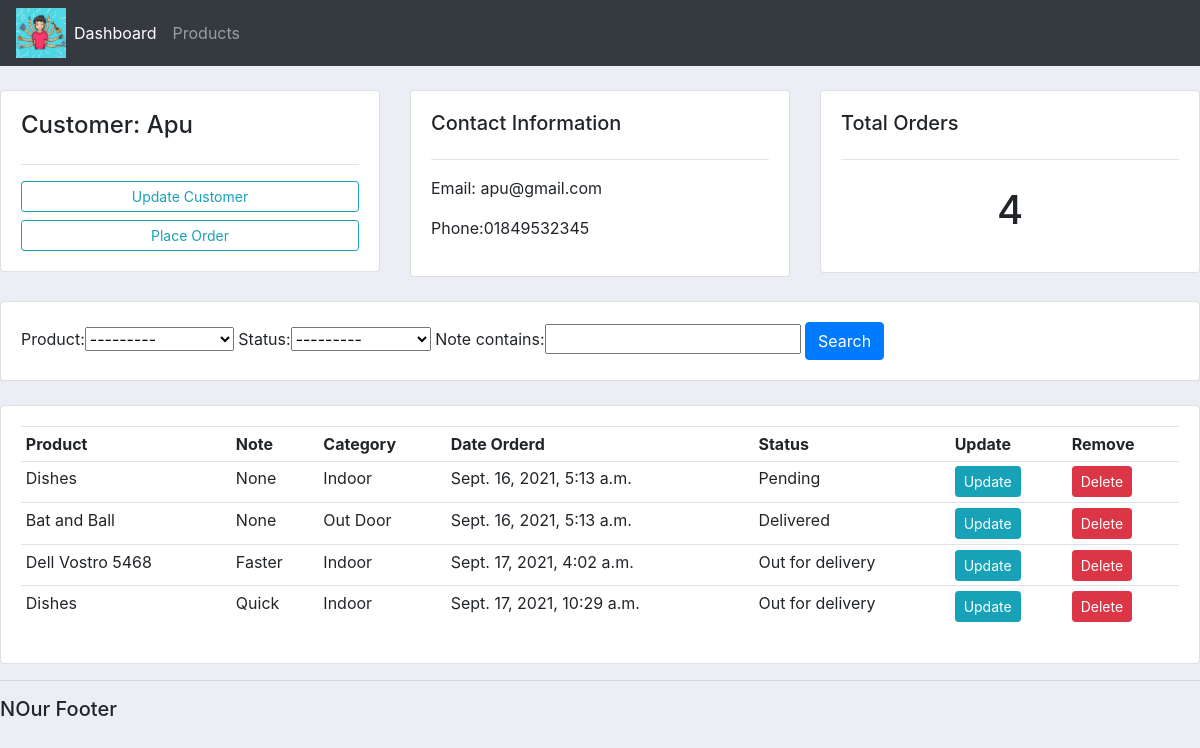
The app's page /customer/1/ with its own data.
### accounts/models.py (models this page shows, shortened)
class Customer(models.Model):
    name = models.CharField(max_length=200)
    phone = models.CharField(max_length=200, null = True)
    email = models.CharField(max_length=200, null = True)
    date_created = models.DateTimeField(auto_now_add= True)

class Order(models.Model):
    STATUS = (
                ('Pending' , 'Pending'),
                ('Out for delivery', 'Out for delivery'),
                ('Delivered', 'Delivered'),
             )
    customer = models.ForeignKey(Customer, null = True , on_delete = models.SET_NULL)
    product = models.ForeignKey(Product, null = True , on_delete = models.SET_NULL)
    date_created =  models.DateTimeField(auto_now_add= True)
    status = models.CharField(max_length = 200, null = True, choices = STATUS)
    note = models.CharField(max_length = 1000, null = True)

class Product(models.Model):
    CATEGORY = (
                ('Indoor', 'Indoor'),
                ('Out Door', 'Out Door'),
                )
    name = models.CharField(max_length=200)
    price = models.FloatField(null = True)
    category = models.CharField(max_length=200, null = True, choices = CATEGORY)
    description = models.CharField(max_length=200, null = True, blank = True)
    date_created =  models.DateTimeField(auto_now_add= True)
    tags = models.ManyToManyField(Tag)
    def __str__(self):
        return self.name

### accounts/views.py (the view)
# urls.py: path('customer/<str:pk_test>/', views.customer, name="customer"),
def customer(request, pk_test):
	customer = Customer.objects.get(id=pk_test)
	orders = customer.order_set.all()
	order_count = orders.count()
	myFilter = OrderFilter(request.GET, queryset=orders)
	orders = myFilter.qs
	context = {'customer':customer, 'orders':orders, 'order_count':order_count,
	'myFilter':myFilter}
	return render(request, 'accounts/customer.html',context)

### accounts/templates/accounts/customer.html
{% extends 'accounts/main.html' %}
{% block content %}
<br>
<div class="row">
<div class="col-md">
  <div class="card card-body">
    <h4>Customer: {{customer.name}}</h4>
    <hr>
    <a class="btn btn-outline-info  btn-sm btn-block" href="">Update Customer</a>
    <a class="btn btn-outline-info  btn-sm btn-block" href="{% url 'create_order' customer.id %}">Place Order</a>
  </div>
</div>
<div class="col-md">
  <div class="card card-body">
    <h5>Contact Information</h5>
    <hr>
    <p>Email: {{customer.email}}</p>
    <p>Phone:{{customer.phone}} </p>
  </div>
</div>
<div class="col-md">
  <div class="card card-body">
    <h5>Total Orders</h5>
    <hr>
    <h1 style="text-align: center;padding: 10px">{{order_count}}</h1>
  </div>
</div>
</div>
<br>
<div class="row">
<div class="col">
  <div class="card card-body">
    <form method="get">
      {{myFilter.form}}
      <button class="btn btn-primary" type="submit">Search</button>
    </form>
  </div>
</div>
</div>
<br>
<div class="row">
<div class="col-md">
  <div class="card card-body">
    <table class="table table-sm">
      <tr>
        <th>Product</th>
        <th>Note</th>
        <th>Category</th>
        <th>Date Orderd</th>
        <th>Status</th>
        <th>Update</th>
        <th>Remove</th>
      </tr>
      {% for order in orders %}
      <tr>
        <td>{{order.product}}</td>
        <td>{{order.note}}</td>
        <td>{{order.product.category}}</td>
        <td>{{order.date_created}}</td>
        <td>{{order.status}}</td>
        <td><a  class="btn btn-sm btn-info"  href="{% url 'update_order' order.id %}">Update</a></td>
        <td><a  class="btn btn-sm btn-danger"  href="{% url 'delete_order' order.id %}">Delete</a></td>
      </tr>
      {% endfor %}
    </table>
  </div>
</div>
</div>
{% endblock %}

### static/css/main.css (style rules this page uses)
body { background-color: #ebeff5; }

### records on screen
Customer: name "Apu", email "apu@gmail.com", phone "01849532345"
Order: product "Dishes", note "None", product.category "Indoor", date_created "Sept. 16, 2021, 5:13 a.m.", status "Pending"
Order: product "Bat and Ball", note "None", product.category "Out Door", date_created "Sept. 16, 2021, 5:13 a.m.", status "Delivered"
Order: product "Dell Vostro 5468", note "Faster", product.category "Indoor", date_created "Sept. 17, 2021, 4:02 a.m.", status "Out for delivery"
Order: product "Dishes", note "Quick", product.category "Indoor", date_created "Sept. 17, 2021, 10:29 a.m.", status "Out for delivery"

### other values on screen
{{ order_count }} "4"
